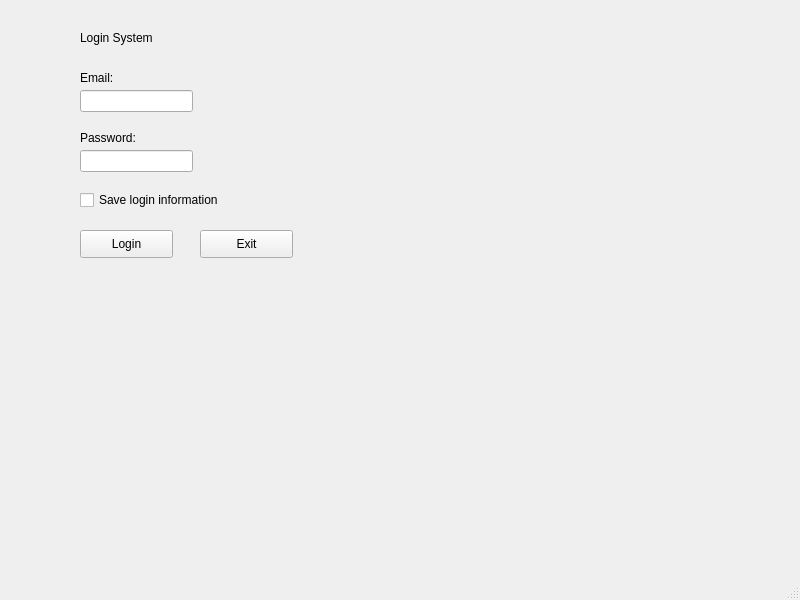
<?xml version="1.0" encoding="UTF-8"?>
<ui version="4.0">
 <class>MainWindow</class>
 <widget class="QMainWindow" name="MainWindow">
  <property name="geometry">
   <rect>
    <x>0</x>
    <y>0</y>
    <width>800</width>
    <height>600</height>
   </rect>
  </property>
  <property name="windowTitle">
   <string>MainWindow</string>
  </property>
  <widget class="QWidget" name="centralwidget">
   <widget class="QLabel" name="label">
    <property name="geometry">
     <rect>
      <x>80</x>
      <y>30</y>
      <width>121</width>
      <height>16</height>
     </rect>
    </property>
    <property name="text">
     <string>Login System</string>
    </property>
   </widget>
   <widget class="QLabel" name="label_2">
    <property name="geometry">
     <rect>
      <x>80</x>
      <y>70</y>
      <width>55</width>
      <height>16</height>
     </rect>
    </property>
    <property name="text">
     <string>Email:</string>
    </property>
   </widget>
   <widget class="QLabel" name="label_3">
    <property name="geometry">
     <rect>
      <x>80</x>
      <y>130</y>
      <width>55</width>
      <height>16</height>
     </rect>
    </property>
    <property name="text">
     <string>Password:</string>
    </property>
   </widget>
   <widget class="QLineEdit" name="lineEdit">
    <property name="geometry">
     <rect>
      <x>80</x>
      <y>90</y>
      <width>113</width>
      <height>22</height>
     </rect>
    </property>
   </widget>
   <widget class="QLineEdit" name="lineEdit_2">
    <property name="geometry">
     <rect>
      <x>80</x>
      <y>150</y>
      <width>113</width>
      <height>22</height>
     </rect>
    </property>
   </widget>
   <widget class="QCheckBox" name="checkBox">
    <property name="geometry">
     <rect>
      <x>80</x>
      <y>190</y>
      <width>181</width>
      <height>20</height>
     </rect>
    </property>
    <property name="text">
     <string>Save login information</string>
    </property>
   </widget>
   <widget class="QPushButton" name="pushButton">
    <property name="geometry">
     <rect>
      <x>80</x>
      <y>230</y>
      <width>93</width>
      <height>28</height>
     </rect>
    </property>
    <property name="text">
     <string>Login</string>
    </property>
   </widget>
   <widget class="QPushButton" name="pushButton_2">
    <property name="geometry">
     <rect>
      <x>200</x>
      <y>230</y>
      <width>93</width>
      <height>28</height>
     </rect>
    </property>
    <property name="text">
     <string>Exit</string>
    </property>
   </widget>
  </widget>
  <widget class="QMenuBar" name="menubar">
   <property name="geometry">
    <rect>
     <x>0</x>
     <y>0</y>
     <width>800</width>
     <height>26</height>
    </rect>
   </property>
  </widget>
  <widget class="QStatusBar" name="statusbar"/>
 </widget>
 <resources/>
 <connections/>
</ui>
